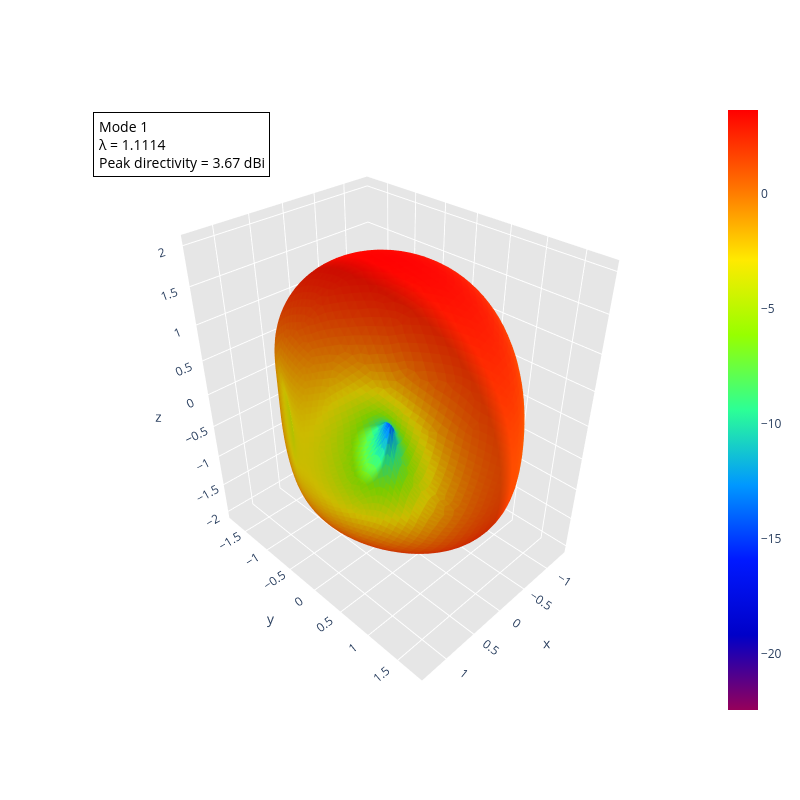
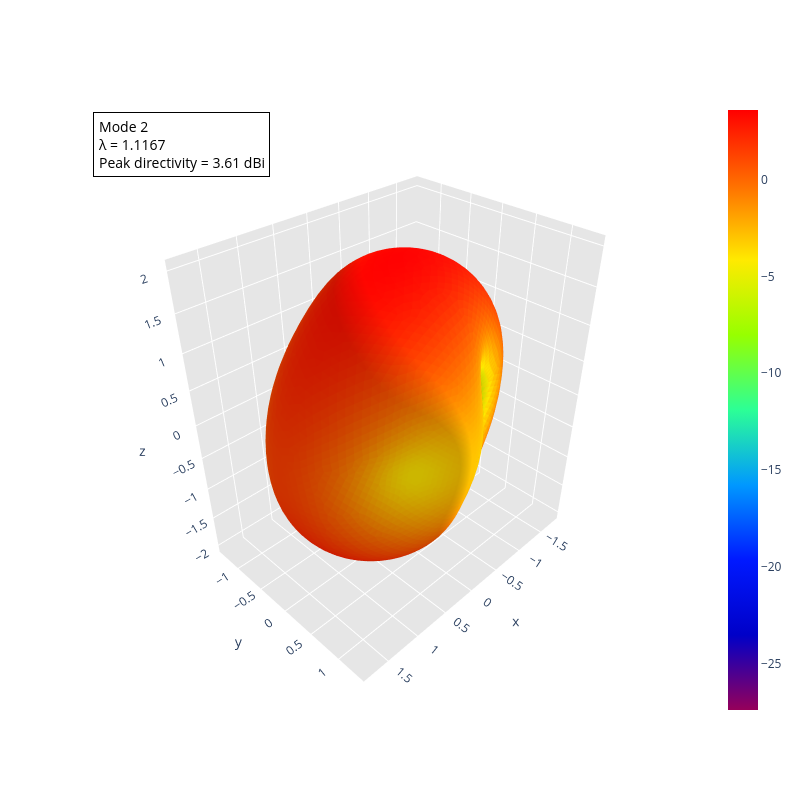
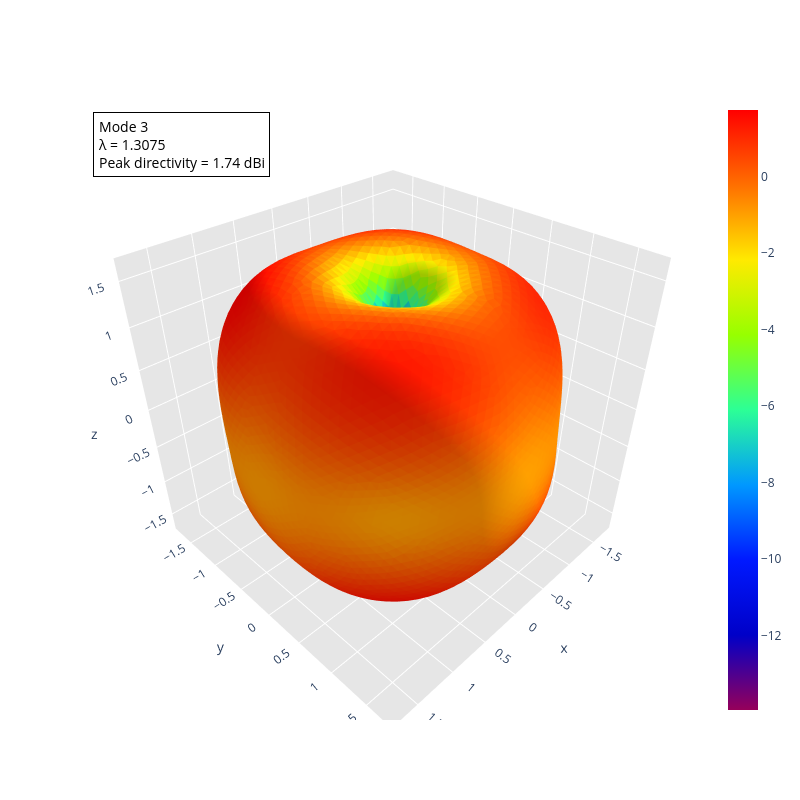
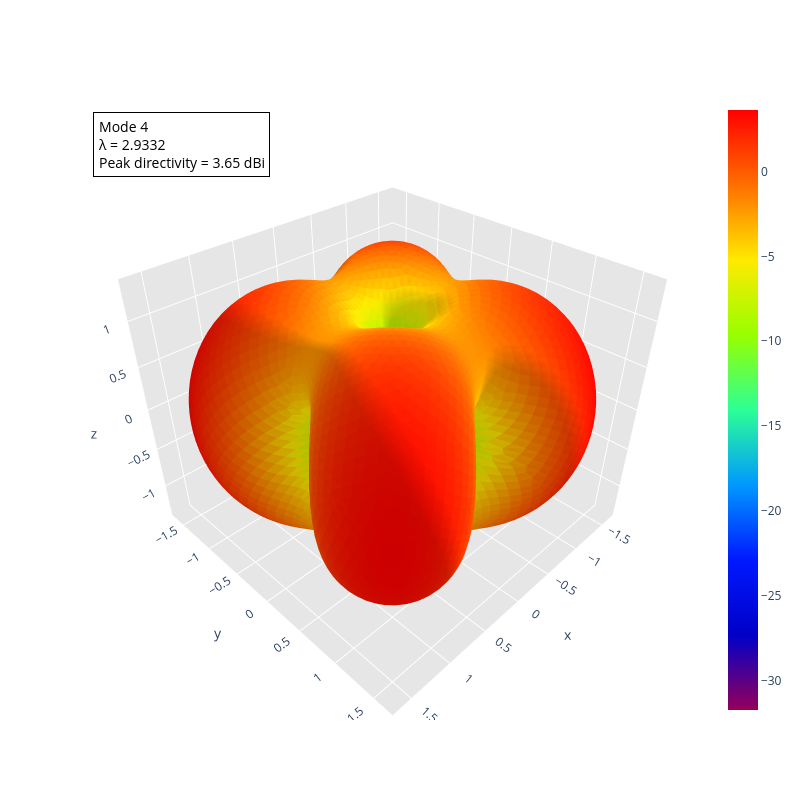

The code cell stored with these charts, in order, in its notebook:
### Code cell
# 6. Far-field pattern of the first 6 modes, at the same design frequency.
#    save_image=True writes cma_mode<n>_farfield_<name>.pdf into data/fig_image/
#    (efield2's renderer forces an empty title, so the mode is identified by the
#    filename rather than inside the image).
_, triangles, edges, _vecteurs_rho = DataManager_rwg2.load_data(path.mat_mesh2)
freq_cma, _omega, _mu, _epsilon, light_speed_c, eta, _Z = DataManager_rwg3.load_data(path.mat_impedance)

for n in range(n_modes_cma):
    J_n = modal_data.eigenvectors[:, n]
    sphere_points, sphere_triangles, gain_db, directivity_max = compute_modal_farfield(
        triangles, edges, J_n, freq_cma, light_speed_c, eta)
    print(f"Mode {n + 1} (lambda = {modal_data.eigenvalues[n]:.4f}): "
          f"peak directivity = {10 * np.log10(directivity_max):.2f} dBi")
    fig = ModalVisualizer.plot_mode_farfield(sphere_points, sphere_triangles, gain_db,
                                              mode_index=n, eigenvalue=modal_data.eigenvalues[n],
                                              save_image=False, antenna_name=path.name)
    fig.show()

### Figure 1 — Plotly figure (JSON) as saved in the notebook; plotly's stock layout.template omitted (floating-point values rounded to 4 significant figures; data arrays with more than 128 entries replaced by an {"elided": "..."} marker saying what was removed)
{"data": [{"facecolor": {"elided": "10296 str values"}, "i": {"elided": "10296 int values"}, "j": {"elided": "10296 int values"}, "k": {"elided": "10296 int values"}, "name": "", "type": "mesh3d", "x": {"elided": "5150 float values"}, "y": {"elided": "5150 float values"}, "z": {"elided": "5150 float values"}}, {"hoverinfo": "none", "marker": {"color": [-22.47, 3.664], "colorscale": [[0, "rgb(150, 0, 90)"], [0.125, "rgb(0, 0, 200)"], [0.25, "rgb(0, 25, 255)"], [0.375, "rgb(0, 152, 255)"], [0.5, "rgb(44, 255, 150)"], [0.625, "rgb(151, 255, 0)"], [0.75, "rgb(255, 234, 0)"], [0.875, "rgb(255, 111, 0)"], [1, "rgb(255, 0, 0)"]], "showscale": true, "size": 0.1}, "mode": "markers", "showlegend": false, "type": "scatter3d", "x": [1.224e-16], "y": [-2.999e-32], "z": [2.0]}], "layout": {"annotations": [{"align": "left", "bgcolor": "rgba(255,255,255,0.7)", "bordercolor": "black", "borderpad": 4, "borderwidth": 1, "font": {"color": "black", "size": 14}, "showarrow": false, "text": "Mode 1<br>λ = 1.1114<br>Peak directivity = 3.67 dBi", "x": 0.02, "xanchor": "left", "xref": "paper", "y": 0.98, "yanchor": "top", "yref": "paper"}], "height": 800, "scene": {"aspectratio": {"x": 0.6645, "y": 0.8881, "z": 1}, "xaxis": {"backgroundcolor": "rgb(230, 230, 230)", "gridcolor": "rgb(255, 255, 255)", "showbackground": true, "zerolinecolor": "rgb(255, 255, 255)"}, "yaxis": {"backgroundcolor": "rgb(230, 230, 230)", "gridcolor": "rgb(255, 255, 255)", "showbackground": true, "zerolinecolor": "rgb(255, 255, 255)"}, "zaxis": {"backgroundcolor": "rgb(230, 230, 230)", "gridcolor": "rgb(255, 255, 255)", "showbackground": true, "zerolinecolor": "rgb(255, 255, 255)"}}, "title": {"text": ""}, "width": 800}}

### Figure 2 — Plotly figure (JSON) as saved in the notebook; plotly's stock layout.template omitted (floating-point values rounded to 4 significant figures; data arrays with more than 128 entries replaced by an {"elided": "..."} marker saying what was removed)
{"data": [{"facecolor": {"elided": "10296 str values"}, "i": {"elided": "10296 int values"}, "j": {"elided": "10296 int values"}, "k": {"elided": "10296 int values"}, "name": "", "type": "mesh3d", "x": {"elided": "5150 float values"}, "y": {"elided": "5150 float values"}, "z": {"elided": "5150 float values"}}, {"hoverinfo": "none", "marker": {"color": [-27.39, 3.6], "colorscale": [[0, "rgb(150, 0, 90)"], [0.125, "rgb(0, 0, 200)"], [0.25, "rgb(0, 25, 255)"], [0.375, "rgb(0, 152, 255)"], [0.5, "rgb(44, 255, 150)"], [0.625, "rgb(151, 255, 0)"], [0.75, "rgb(255, 234, 0)"], [0.875, "rgb(255, 111, 0)"], [1, "rgb(255, 0, 0)"]], "showscale": true, "size": 0.1}, "mode": "markers", "showlegend": false, "type": "scatter3d", "x": [1.224e-16], "y": [-2.999e-32], "z": [2.0]}], "layout": {"annotations": [{"align": "left", "bgcolor": "rgba(255,255,255,0.7)", "bordercolor": "black", "borderpad": 4, "borderwidth": 1, "font": {"color": "black", "size": 14}, "showarrow": false, "text": "Mode 2<br>λ = 1.1167<br>Peak directivity = 3.61 dBi", "x": 0.02, "xanchor": "left", "xref": "paper", "y": 0.98, "yanchor": "top", "yref": "paper"}], "height": 800, "scene": {"aspectratio": {"x": 0.8894, "y": 0.6719, "z": 1}, "xaxis": {"backgroundcolor": "rgb(230, 230, 230)", "gridcolor": "rgb(255, 255, 255)", "showbackground": true, "zerolinecolor": "rgb(255, 255, 255)"}, "yaxis": {"backgroundcolor": "rgb(230, 230, 230)", "gridcolor": "rgb(255, 255, 255)", "showbackground": true, "zerolinecolor": "rgb(255, 255, 255)"}, "zaxis": {"backgroundcolor": "rgb(230, 230, 230)", "gridcolor": "rgb(255, 255, 255)", "showbackground": true, "zerolinecolor": "rgb(255, 255, 255)"}}, "title": {"text": ""}, "width": 800}}

### Figure 3 — Plotly figure (JSON) as saved in the notebook; plotly's stock layout.template omitted (floating-point values rounded to 4 significant figures; data arrays with more than 128 entries replaced by an {"elided": "..."} marker saying what was removed)
{"data": [{"facecolor": {"elided": "10296 str values"}, "i": {"elided": "10296 int values"}, "j": {"elided": "10296 int values"}, "k": {"elided": "10296 int values"}, "name": "", "type": "mesh3d", "x": {"elided": "5150 float values"}, "y": {"elided": "5150 float values"}, "z": {"elided": "5150 float values"}}, {"hoverinfo": "none", "marker": {"color": [-13.94, 1.734], "colorscale": [[0, "rgb(150, 0, 90)"], [0.125, "rgb(0, 0, 200)"], [0.25, "rgb(0, 25, 255)"], [0.375, "rgb(0, 152, 255)"], [0.5, "rgb(44, 255, 150)"], [0.625, "rgb(151, 255, 0)"], [0.75, "rgb(255, 234, 0)"], [0.875, "rgb(255, 111, 0)"], [1, "rgb(255, 0, 0)"]], "showscale": true, "size": 0.1}, "mode": "markers", "showlegend": false, "type": "scatter3d", "x": [2.418e-17], "y": [-5.923e-33], "z": [0.395]}], "layout": {"annotations": [{"align": "left", "bgcolor": "rgba(255,255,255,0.7)", "bordercolor": "black", "borderpad": 4, "borderwidth": 1, "font": {"color": "black", "size": 14}, "showarrow": false, "text": "Mode 3<br>λ = 1.3075<br>Peak directivity = 1.74 dBi", "x": 0.02, "xanchor": "left", "xref": "paper", "y": 0.98, "yanchor": "top", "yref": "paper"}], "height": 800, "scene": {"aspectratio": {"x": 1, "y": 0.9948, "z": 0.9413}, "xaxis": {"backgroundcolor": "rgb(230, 230, 230)", "gridcolor": "rgb(255, 255, 255)", "showbackground": true, "zerolinecolor": "rgb(255, 255, 255)"}, "yaxis": {"backgroundcolor": "rgb(230, 230, 230)", "gridcolor": "rgb(255, 255, 255)", "showbackground": true, "zerolinecolor": "rgb(255, 255, 255)"}, "zaxis": {"backgroundcolor": "rgb(230, 230, 230)", "gridcolor": "rgb(255, 255, 255)", "showbackground": true, "zerolinecolor": "rgb(255, 255, 255)"}}, "title": {"text": ""}, "width": 800}}

### Figure 4 — Plotly figure (JSON) as saved in the notebook; plotly's stock layout.template omitted (floating-point values rounded to 4 significant figures; data arrays with more than 128 entries replaced by an {"elided": "..."} marker saying what was removed)
{"data": [{"facecolor": {"elided": "10296 str values"}, "i": {"elided": "10296 int values"}, "j": {"elided": "10296 int values"}, "k": {"elided": "10296 int values"}, "name": "", "type": "mesh3d", "x": {"elided": "5150 float values"}, "y": {"elided": "5150 float values"}, "z": {"elided": "5150 float values"}}, {"hoverinfo": "none", "marker": {"color": [-31.75, 3.639], "colorscale": [[0, "rgb(150, 0, 90)"], [0.125, "rgb(0, 0, 200)"], [0.25, "rgb(0, 25, 255)"], [0.375, "rgb(0, 152, 255)"], [0.5, "rgb(44, 255, 150)"], [0.625, "rgb(151, 255, 0)"], [0.75, "rgb(255, 234, 0)"], [0.875, "rgb(255, 111, 0)"], [1, "rgb(255, 0, 0)"]], "showscale": true, "size": 0.1}, "mode": "markers", "showlegend": false, "type": "scatter3d", "x": [6.123e-20], "y": [-1.5e-35], "z": [0.001]}], "layout": {"annotations": [{"align": "left", "bgcolor": "rgba(255,255,255,0.7)", "bordercolor": "black", "borderpad": 4, "borderwidth": 1, "font": {"color": "black", "size": 14}, "showarrow": false, "text": "Mode 4<br>λ = 2.9332<br>Peak directivity = 3.65 dBi", "x": 0.02, "xanchor": "left", "xref": "paper", "y": 0.98, "yanchor": "top", "yref": "paper"}], "height": 800, "scene": {"aspectratio": {"x": 0.9998, "y": 1, "z": 0.8244}, "xaxis": {"backgroundcolor": "rgb(230, 230, 230)", "gridcolor": "rgb(255, 255, 255)", "showbackground": true, "zerolinecolor": "rgb(255, 255, 255)"}, "yaxis": {"backgroundcolor": "rgb(230, 230, 230)", "gridcolor": "rgb(255, 255, 255)", "showbackground": true, "zerolinecolor": "rgb(255, 255, 255)"}, "zaxis": {"backgroundcolor": "rgb(230, 230, 230)", "gridcolor": "rgb(255, 255, 255)", "showbackground": true, "zerolinecolor": "rgb(255, 255, 255)"}}, "title": {"text": ""}, "width": 800}}
